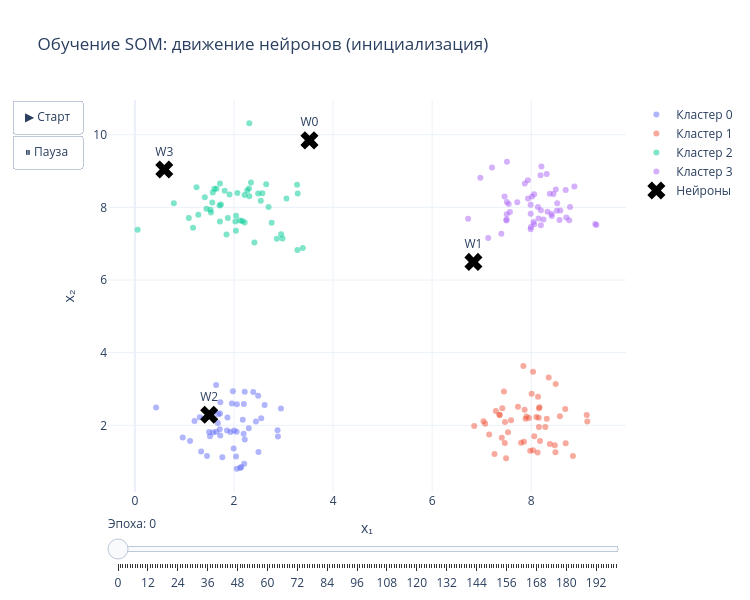

Here is the notebook cell this chart was saved with:
### Code cell
frames = []
for epoch_idx, snap in enumerate(som.history):
    frame_data = []
    for i in np.unique(y_true):
        mask = y_true == i
        frame_data.append(go.Scatter(
            x=X[mask, 0], y=X[mask, 1],
            mode="markers",
            marker=dict(size=6, color=colors[i], opacity=0.5),
            name=f"Кластер {i}",
            showlegend=(epoch_idx == 0),
        ))
    frame_data.append(go.Scatter(
        x=snap[:, 0], y=snap[:, 1],
        mode="markers+text",
        marker=dict(size=16, color="black", symbol="x"),
        text=[f"W{j}" for j in range(len(snap))],
        textposition="top center",
        name="Нейроны",
        showlegend=(epoch_idx == 0),
    ))
    subtitle = 'инициализация' if epoch_idx == 0 else f'эпоха {epoch_idx}'
    frames.append(go.Frame(
        data=frame_data,
        name=str(epoch_idx),
        layout=go.Layout(title=f'Обучение SOM: движение нейронов ({subtitle})')
    ))

fig_anim = go.Figure(
    data=frames[0].data,
    frames=frames,
    layout=go.Layout(
        title="Обучение SOM: движение нейронов (инициализация)",
        xaxis_title="x₁", yaxis_title="x₂",
        width=750, height=600,
        template="plotly_white",
        updatemenus=[dict(
            type="buttons",
            showactive=False,
            buttons=[
                dict(label="▶ Старт", method="animate",
                     args=[None, dict(frame=dict(duration=140, redraw=True), fromcurrent=True)]),
                dict(label="⏸ Пауза", method="animate",
                     args=[[None], dict(frame=dict(duration=0, redraw=False), mode="immediate")]),
            ],
        )],
        sliders=[dict(
            active=0,
            steps=[dict(args=[[str(i)], dict(frame=dict(duration=0, redraw=True), mode="immediate")],
                        method="animate", label=str(i)) for i in range(len(frames))],
            currentvalue=dict(prefix="Эпоха: "),
        )],
    ),
)
fig_anim.write_html(OUTPUTS / "02_som_training_animation.html")
fig_anim.show()

### Figure 1 — Plotly figure (JSON) as saved in the notebook; plotly's stock layout.template omitted (floating-point values rounded to 4 significant figures)
{"data": [{"marker": {"color": "#636EFA", "opacity": 0.5, "size": 6}, "mode": "markers", "name": "Кластер 0", "showlegend": true, "type": "scatter", "x": [2.298, 2.389, 1.86, 2.948, 1.718, 1.722, 2.145, 0.965, 1.392, 1.455, 2.879, 2.041, 1.673, 1.309, 1.64, 1.639, 1.992, 2.494, 2.125, 1.203, 2.443, 1.931, 1.113, 1.724, 2.206, 2.194, 1.594, 2.619, 1.496, 2.199, 1.712, 1.336, 2.488, 1.957, 2.217, 2.217, 1.979, 0.4282, 2.052, 2.055, 1.868, 2.887, 1.515, 2.549, 1.682, 2.058, 1.579, 1.765, 2.178, 2.003], "y": [1.917, 2.914, 1.86, 2.46, 2.326, 1.721, 0.852, 1.663, 2.189, 1.153, 1.865, 1.145, 2.067, 2.225, 1.825, 3.111, 1.365, 1.267, 0.8242, 2.118, 2.103, 1.819, 1.568, 2.634, 0.9422, 1.769, 2.367, 2.559, 1.814, 2.585, 1.889, 1.282, 2.814, 2.602, 1.613, 2.923, 2.939, 2.493, 1.821, 0.8075, 2.214, 1.689, 1.699, 2.197, 2.308, 2.581, 1.803, 1.122, 2.157, 1.859]}, {"marker": {"color": "#EF553B", "opacity": 0.5, "size": 6}, "mode": "markers", "name": "Кластер 1", "showlegend": true, "type": "scatter", "x": [7.151, 7.794, 7.903, 9.132, 8.155, 6.849, 8.036, 7.885, 7.979, 8.686, 8.475, 8.842, 8.352, 7.406, 8.06, 7.07, 7.363, 7.448, 7.53, 8.488, 8.136, 7.036, 8.156, 7.258, 8.313, 8.15, 7.592, 8.176, 9.119, 7.285, 7.415, 8.695, 8.578, 8.493, 7.853, 7.466, 7.954, 8.166, 8.008, 7.841, 8.375, 7.357, 7.866, 8.284, 7.492, 7.732, 8.128, 8.104, 7.47, 8.035], "y": [1.748, 1.519, 2.242, 2.105, 1.955, 1.984, 3.478, 2.181, 1.299, 2.451, 1.454, 1.159, 3.314, 1.66, 1.698, 2.041, 2.284, 2.93, 1.807, 1.261, 2.784, 2.111, 2.469, 1.208, 2.178, 2.208, 2.139, 1.571, 2.284, 2.394, 2.472, 1.508, 2.248, 3.138, 1.548, 1.511, 2.205, 2.496, 2.872, 3.632, 1.486, 2.289, 2.428, 1.956, 1.091, 2.514, 1.253, 2.231, 2.092, 1.314]}, {"marker": {"color": "#00CC96", "opacity": 0.5, "size": 6}, "mode": "markers", "name": "Кластер 2", "showlegend": true, "type": "scatter", "x": [2.215, 2.65, 1.173, 2.309, 2.309, 2.343, 2.572, 1.811, 1.536, 1.709, 3.389, 2.412, 1.717, 2.039, 1.571, 1.562, 2.027, 3.286, 0.7849, 1.603, 1.524, 2.303, 1.28, 1.715, 3.059, 1.243, 3.273, 1.088, 2.76, 2.266, 1.444, 0.05524, 1.848, 2.979, 1.736, 2.865, 2.698, 1.411, 2.119, 2.042, 2.068, 2.952, 3.28, 1.909, 2.169, 1.875, 1.646, 2.214, 2.54, 2.488], "y": [8.336, 8.632, 7.437, 8.308, 10.31, 8.681, 8.391, 8.455, 7.858, 8.049, 6.88, 7.032, 8.653, 7.353, 8.408, 8.13, 7.609, 8.38, 8.112, 8.511, 7.931, 8.519, 7.799, 7.608, 8.243, 8.551, 8.619, 7.709, 7.575, 8.465, 7.964, 7.385, 7.251, 7.142, 8.078, 7.138, 8.006, 8.277, 7.64, 7.769, 8.397, 7.257, 6.829, 8.353, 7.626, 7.704, 8.51, 7.584, 8.184, 8.378]}, {"marker": {"color": "#AB63FA", "opacity": 0.5, "size": 6}, "mode": "markers", "name": "Кластер 3", "showlegend": true, "type": "scatter", "x": [7.503, 8.448, 7.987, 8.767, 8.328, 7.869, 8.495, 8.783, 8.409, 8.194, 8.058, 7.509, 7.396, 8.695, 8.374, 7.993, 8.045, 8.585, 7.505, 8.248, 7.507, 8.147, 7.717, 7.131, 7.569, 8.187, 8.515, 7.989, 7.989, 8.194, 8.312, 7.935, 8.414, 8.134, 8.059, 8.015, 8.871, 9.292, 8.523, 9.314, 7.496, 6.726, 7.545, 8.205, 8.57, 7.461, 7.208, 8.708, 6.972, 7.931], "y": [7.664, 8.366, 8.07, 7.645, 7.879, 8.659, 8.488, 8.013, 7.814, 7.922, 8.357, 9.255, 7.271, 8.475, 8.377, 7.462, 7.594, 7.912, 7.807, 7.662, 8.146, 7.696, 8.139, 7.156, 7.872, 8.885, 7.904, 7.398, 7.827, 7.504, 8.92, 8.241, 7.759, 8.008, 7.536, 8.299, 8.576, 7.54, 8.11, 7.515, 7.64, 7.685, 8.09, 9.126, 7.654, 8.295, 9.099, 7.718, 8.812, 8.743]}, {"marker": {"color": "black", "size": 16, "symbol": "x"}, "mode": "markers+text", "name": "Нейроны", "showlegend": true, "text": ["W0", "W1", "W2", "W3"], "textposition": "top center", "type": "scatter", "x": [3.523, 6.833, 1.5, 0.593], "y": [9.843, 6.497, 2.29, 9.04]}], "layout": {"height": 600, "sliders": [{"active": 0, "currentvalue": {"prefix": "Эпоха: "}, "steps": [{"args": [["0"], {"frame": {"duration": 0, "redraw": true}, "mode": "immediate"}], "label": "0", "method": "animate"}, {"args": [["1"], {"frame": {"duration": 0, "redraw": true}, "mode": "immediate"}], "label": "1", "method": "animate"}, {"args": [["2"], {"frame": {"duration": 0, "redraw": true}, "mode": "immediate"}], "label": "2", "method": "animate"}, {"args": [["3"], {"frame": {"duration": 0, "redraw": true}, "mode": "immediate"}], "label": "3", "method": "animate"}, {"args": [["4"], {"frame": {"duration": 0, "redraw": true}, "mode": "immediate"}], "label": "4", "method": "animate"}, {"args": [["5"], {"frame": {"duration": 0, "redraw": true}, "mode": "immediate"}], "label": "5", "method": "animate"}, {"args": [["6"], {"frame": {"duration": 0, "redraw": true}, "mode": "immediate"}], "label": "6", "method": "animate"}, {"args": [["7"], {"frame": {"duration": 0, "redraw": true}, "mode": "immediate"}], "label": "7", "method": "animate"}, {"args": [["8"], {"frame": {"duration": 0, "redraw": true}, "mode": "immediate"}], "label": "8", "method": "animate"}, {"args": [["9"], {"frame": {"duration": 0, "redraw": true}, "mode": "immediate"}], "label": "9", "method": "animate"}, {"args": [["10"], {"frame": {"duration": 0, "redraw": true}, "mode": "immediate"}], "label": "10", "method": "animate"}, {"args": [["11"], {"frame": {"duration": 0, "redraw": true}, "mode": "immediate"}], "label": "11", "method": "animate"}, {"args": [["12"], {"frame": {"duration": 0, "redraw": true}, "mode": "immediate"}], "label": "12", "method": "animate"}, {"args": [["13"], {"frame": {"duration": 0, "redraw": true}, "mode": "immediate"}], "label": "13", "method": "animate"}, {"args": [["14"], {"frame": {"duration": 0, "redraw": true}, "mode": "immediate"}], "label": "14", "method": "animate"}, {"args": [["15"], {"frame": {"duration": 0, "redraw": true}, "mode": "immediate"}], "label": "15", "method": "animate"}, {"args": [["16"], {"frame": {"duration": 0, "redraw": true}, "mode": "immediate"}], "label": "16", "method": "animate"}, {"args": [["17"], {"frame": {"duration": 0, "redraw": true}, "mode": "immediate"}], "label": "17", "method": "animate"}, {"args": [["18"], {"frame": {"duration": 0, "redraw": true}, "mode": "immediate"}], "label": "18", "method": "animate"}, {"args": [["19"], {"frame": {"duration": 0, "redraw": true}, "mode": "immediate"}], "label": "19", "method": "animate"}, {"args": [["20"], {"frame": {"duration": 0, "redraw": true}, "mode": "immediate"}], "label": "20", "method": "animate"}, {"args": [["21"], {"frame": {"duration": 0, "redraw": true}, "mode": "immediate"}], "label": "21", "method": "animate"}, {"args": [["22"], {"frame": {"duration": 0, "redraw": true}, "mode": "immediate"}], "label": "22", "method": "animate"}, {"args": [["23"], {"frame": {"duration": 0, "redraw": true}, "mode": "immediate"}], "label": "23", "method": "animate"}, {"args": [["24"], {"frame": {"duration": 0, "redraw": true}, "mode": "immediate"}], "label": "24", "method": "animate"}, {"args": [["25"], {"frame": {"duration": 0, "redraw": true}, "mode": "immediate"}], "label": "25", "method": "animate"}, {"args": [["26"], {"frame": {"duration": 0, "redraw": true}, "mode": "immediate"}], "label": "26", "method": "animate"}, {"args": [["27"], {"frame": {"duration": 0, "redraw": true}, "mode": "immediate"}], "label": "27", "method": "animate"}, {"args": [["28"], {"frame": {"duration": 0, "redraw": true}, "mode": "immediate"}], "label": "28", "method": "animate"}, {"args": [["29"], {"frame": {"duration": 0, "redraw": true}, "mode": "immediate"}], "label": "29", "method": "animate"}, {"args": [["30"], {"frame": {"duration": 0, "redraw": true}, "mode": "immediate"}], "label": "30", "method": "animate"}, {"args": [["31"], {"frame": {"duration": 0, "redraw": true}, "mode": "immediate"}], "label": "31", "method": "animate"}, {"args": [["32"], {"frame": {"duration": 0, "redraw": true}, "mode": "immediate"}], "label": "32", "method": "animate"}, {"args": [["33"], {"frame": {"duration": 0, "redraw": true}, "mode": "immediate"}], "label": "33", "method": "animate"}, {"args": [["34"], {"frame": {"duration": 0, "redraw": true}, "mode": "immediate"}], "label": "34", "method": "animate"}, {"args": [["35"], {"frame": {"duration": 0, "redraw": true}, "mode": "immediate"}], "label": "35", "method": "animate"}, {"args": [["36"], {"frame": {"duration": 0, "redraw": true}, "mode": "immediate"}], "label": "36", "method": "animate"}, {"args": [["37"], {"frame": {"duration": 0, "redraw": true}, "mode": "immediate"}], "label": "37", "method": "animate"}, {"args": [["38"], {"frame": {"duration": 0, "redraw": true}, "mode": "immediate"}], "label": "38", "method": "animate"}, {"args": [["39"], {"frame": {"duration": 0, "redraw": true}, "mode": "immediate"}], "label": "39", "method": "animate"}, {"args": [["40"], {"frame": {"duration": 0, "redraw": true}, "mode": "immediate"}], "label": "40", "method": "animate"}, {"args": [["41"], {"frame": {"duration": 0, "redraw": true}, "mode": "immediate"}], "label": "41", "method": "animate"}, {"args": [["42"], {"frame": {"duration": 0, "redraw": true}, "mode": "immediate"}], "label": "42", "method": "animate"}, {"args": [["43"], {"frame": {"duration": 0, "redraw": true}, "mode": "immediate"}], "label": "43", "method": "animate"}, {"args": [["44"], {"frame": {"duration": 0, "redraw": true}, "mode": "immediate"}], "label": "44", "method": "animate"}, {"args": [["45"], {"frame": {"duration": 0, "redraw": true}, "mode": "immediate"}], "label": "45", "method": "animate"}, {"args": [["46"], {"frame": {"duration": 0, "redraw": true}, "mode": "immediate"}], "label": "46", "method": "animate"}, {"args": [["47"], {"frame": {"duration": 0, "redraw": true}, "mode": "immediate"}], "label": "47", "method": "animate"}, {"args": [["48"], {"frame": {"duration": 0, "redraw": true}, "mode": "immediate"}], "label": "48", "method": "animate"}, {"args": [["49"], {"frame": {"duration": 0, "redraw": true}, "mode": "immediate"}], "label": "49", "method": "animate"}, {"args": [["50"], {"frame": {"duration": 0, "redraw": true}, "mode": "immediate"}], "label": "50", "method": "animate"}, {"args": [["51"], {"frame": {"duration": 0, "redraw": true}, "mode": "immediate"}], "label": "51", "method": "animate"}, {"args": [["52"], {"frame": {"duration": 0, "redraw": true}, "mode": "immediate"}], "label": "52", "method": "animate"}, {"args": [["53"], {"frame": {"duration": 0, "redraw": true}, "mode": "immediate"}], "label": "53", "method": "animate"}, {"args": [["54"], {"frame": {"duration": 0, "redraw": true}, "mode": "immediate"}], "label": "54", "method": "animate"}, {"args": [["55"], {"frame": {"duration": 0, "redraw": true}, "mode": "immediate"}], "label": "55", "method": "animate"}, {"args": [["56"], {"frame": {"duration": 0, "redraw": true}, "mode": "immediate"}], "label": "56", "method": "animate"}, {"args": [["57"], {"frame": {"duration": 0, "redraw": true}, "mode": "immediate"}], "label": "57", "method": "animate"}, {"args": [["58"], {"frame": {"duration": 0, "redraw": true}, "mode": "immediate"}], "label": "58", "method": "animate"}, {"args": [["59"], {"frame": {"duration": 0, "redraw": true}, "mode": "immediate"}], "label": "59", "method": "animate"}, {"args": [["60"], {"frame": {"duration": 0, "redraw": true}, "mode": "immediate"}], "label": "60", "method": "animate"}, {"args": [["61"], {"frame": {"duration": 0, "redraw": true}, "mode": "immediate"}], "label": "61", "method": "animate"}, {"args": [["62"], {"frame": {"duration": 0, "redraw": true}, "mode": "immediate"}], "label": "62", "method": "animate"}, {"args": [["63"], {"frame": {"duration": 0, "redraw": true}, "mode": "immediate"}], "label": "63", "method": "animate"}, {"args": [["64"], {"frame": {"duration": 0, "redraw": true}, "mode": "immediate"}], "label": "64", "method": "animate"}, {"args": [["65"], {"frame": {"duration": 0, "redraw": true}, "mode": "immediate"}], "label": "65", "method": "animate"}, {"args": [["66"], {"frame": {"duration": 0, "redraw": true}, "mode": "immediate"}], "label": "66", "method": "animate"}, {"args": [["67"], {"frame": {"duration": 0, "redraw": true}, "mode": "immediate"}], "label": "67", "method": "animate"}, {"args": [["68"], {"frame": {"duration": 0, "redraw": true}, "mode": "immediate"}], "label": "68", "method": "animate"}, {"args": [["69"], {"frame": {"duration": 0, "redraw": true}, "mode": "immediate"}], "label": "69", "method": "animate"}, {"args": [["70"], {"frame": {"duration": 0, "redraw": true}, "mode": "immediate"}], "label": "70", "method": "animate"}, {"args": [["71"], {"frame": {"duration": 0, "redraw": true}, "mode": "immediate"}], "label": "71", "method": "animate"}, {"args": [["72"], {"frame": {"duration": 0, "redraw": true}, "mode": "immediate"}], "label": "72", "method": "animate"}, {"args": [["73"], {"frame": {"duration": 0, "redraw": true}, "mode": "immediate"}], "label": "73", "method": "animate"}, {"args": [["74"], {"frame": {"duration": 0, "redraw": true}, "mode": "immediate"}], "label": "74", "method": "animate"}, {"args": [["75"], {"frame": {"duration": 0, "redraw": true}, "mode": "immediate"}], "label": "75", "method": "animate"}, {"args": [["76"], {"frame": {"duration": 0, "redraw": true}, "mode": "immediate"}], "label": "76", "method": "animate"}, {"args": [["77"], {"frame": {"duration": 0, "redraw": true}, "mode": "immediate"}], "label": "77", "method": "animate"}, {"args": [["78"], {"frame": {"duration": 0, "redraw": true}, "mode": "immediate"}], "label": "78", "method": "animate"}, {"args": [["79"], {"frame": {"duration": 0, "redraw": true}, "mode": "immediate"}], "label": "79", "method": "animate"}, {"args": [["80"], {"frame": {"duration": 0, "redraw": true}, "mode": "immediate"}], "label": "80", "method": "animate"}, {"args": [["81"], {"frame": {"duration": 0, "redraw": true}, "mode": "immediate"}], "label": "81", "method": "animate"}, {"args": [["82"], {"frame": {"duration": 0, "redraw": true}, "mode": "immediate"}], "label": "82", "method": "animate"}, {"args": [["83"], {"frame": {"duration": 0, "redraw": true}, "mode": "immediate"}], "label": "83", "method": "animate"}, {"args": [["84"], {"frame": {"duration": 0, "redraw": true}, "mode": "immediate"}], "label": "84", "method": "animate"}, {"args": [["85"], {"frame": {"duration": 0, "redraw": true}, "mode": "immediate"}], "label": "85", "method": "animate"}, {"args": [["86"], {"frame": {"duration": 0, "redraw": true}, "mode": "immediate"}], "label": "86", "method": "animate"}, {"args": [["87"], {"frame": {"duration": 0, "redraw": true}, "mode": "immediate"}], "label": "87", "method": "animate"}, {"args": [["88"], {"frame": {"duration": 0, "redraw": true}, "mode": "immediate"}], "label": "88", "method": "animate"}, {"args": [["89"], {"frame": {"duration": 0, "redraw": true}, "mode": "immediate"}], "label": "89", "method": "animate"}, {"args": [["90"], {"frame": {"duration": 0, "redraw": true}, "mode": "immediate"}], "label": "90", "method": "animate"}, {"args": [["91"], {"frame": {"duration": 0, "redraw": true}, "mode": "immediate"}], "label": "91", "method": "animate"}, {"args": [["92"], {"frame": {"duration": 0, "redraw": true}, "mode": "immediate"}], "label": "92", "method": "animate"}, {"args": [["93"], {"frame": {"duration": 0, "redraw": true}, "mode": "immediate"}], "label": "93", "method": "animate"}, {"args": [["94"], {"frame": {"duration": 0, "redraw": true}, "mode": "immediate"}], "label": "94", "method": "animate"}, {"args": [["95"], {"frame": {"duration": 0, "redraw": true}, "mode": "immediate"}], "label": "95", "method": "animate"}, {"args": [["96"], {"frame": {"duration": 0, "redraw": true}, "mode": "immediate"}], "label": "96", "method": "animate"}, {"args": [["97"], {"frame": {"duration": 0, "redraw": true}, "mode": "immediate"}], "label": "97", "method": "animate"}, {"args": [["98"], {"frame": {"duration": 0, "redraw": true}, "mode": "immediate"}], "label": "98", "method": "animate"}, {"args": [["99"], {"frame": {"duration": 0, "redraw": true}, "mode": "immediate"}], "label": "99", "method": "animate"}, {"args": [["100"], {"frame": {"duration": 0, "redraw": true}, "mode": "immediate"}], "label": "100", "method": "animate"}, {"args": [["101"], {"frame": {"duration": 0, "redraw": true}, "mode": "immediate"}], "label": "101", "method": "animate"}, {"args": [["102"], {"frame": {"duration": 0, "redraw": true}, "mode": "immediate"}], "label": "102", "method": "animate"}, {"args": [["103"], {"frame": {"duration": 0, "redraw": true}, "mode": "immediate"}], "label": "103", "method": "animate"}, {"args": [["104"], {"frame": {"duration": 0, "redraw": true}, "mode": "immediate"}], "label": "104", "method": "animate"}, {"args": [["105"], {"frame": {"duration": 0, "redraw": true}, "mode": "immediate"}], "label": "105", "method": "animate"}, {"args": [["106"], {"frame": {"duration": 0, "redraw": true}, "mode": "immediate"}], "label": "106", "method": "animate"}, {"args": [["107"], {"frame": {"duration": 0, "redraw": true}, "mode": "immediate"}], "label": "107", "method": "animate"}, {"args": [["108"], {"frame": {"duration": 0, "redraw": true}, "mode": "immediate"}], "label": "108", "method": "animate"}, {"args": [["109"], {"frame": {"duration": 0, "redraw": true}, "mode": "immediate"}], "label": "109", "method": "animate"}, {"args": [["110"], {"frame": {"duration": 0, "redraw": true}, "mode": "immediate"}], "label": "110", "method": "animate"}, {"args": [["111"], {"frame": {"duration": 0, "redraw": true}, "mode": "immediate"}], "label": "111", "method": "animate"}, {"args": [["112"], {"frame": {"duration": 0, "redraw": true}, "mode": "immediate"}], "label": "112", "method": "animate"}, {"args": [["113"], {"frame": {"duration": 0, "redraw": true}, "mode": "immediate"}], "label": "113", "method": "animate"}, {"args": [["114"], {"frame": {"duration": 0, "redraw": true}, "mode": "immediate"}], "label": "114", "method": "animate"}, {"args": [["115"], {"frame": {"duration": 0, "redraw": true}, "mode": "immediate"}], "label": "115", "method": "animate"}, {"args": [["116"], {"frame": {"duration": 0, "redraw": true}, "mode": "immediate"}], "label": "116", "method": "animate"}, {"args": [["117"], {"frame": {"duration": 0, "redraw": true}, "mode": "immediate"}], "label": "117", "method": "animate"}, {"args": [["118"], {"frame": {"duration": 0, "redraw": true}, "mode": "immediate"}], "label": "118", "method": "animate"}, {"args": [["119"], {"frame": {"duration": 0, "redraw": true}, "mode": "immediate"}], "label": "119", "method": "animate"}, {"args": [["120"], {"frame": {"duration": 0, "redraw": true}, "mode": "immediate"}], "label": "120", "method": "animate"}, {"args": [["121"], {"frame": {"duration": 0, "redraw": true}, "mode": "immediate"}], "label": "121", "method": "animate"}, {"args": [["122"], {"frame": {"duration": 0, "redraw": true}, "mode": "immediate"}], "label": "122", "method": "animate"}, {"args": [["123"], {"frame": {"duration": 0, "redraw": true}, "mode": "immediate"}], "label": "123", "method": "animate"}, {"args": [["124"], {"frame": {"duration": 0, "redraw": true}, "mode": "immediate"}], "label": "124", "method": "animate"}, {"args": [["125"], {"frame": {"duration": 0, "redraw": true}, "mode": "immediate"}], "label": "125", "method": "animate"}, {"args": [["126"], {"frame": {"duration": 0, "redraw": true}, "mode": "immediate"}], "label": "126", "method": "animate"}, {"args": [["127"], {"frame": {"duration": 0, "redraw": true}, "mode": "immediate"}], "label": "127", "method": "animate"}, {"args": [["128"], {"frame": {"duration": 0, "redraw": true}, "mode": "immediate"}], "label": "128", "method": "animate"}, {"args": [["129"], {"frame": {"duration": 0, "redraw": true}, "mode": "immediate"}], "label": "129", "method": "animate"}, {"args": [["130"], {"frame": {"duration": 0, "redraw": true}, "mode": "immediate"}], "label": "130", "method": "animate"}, {"args": [["131"], {"frame": {"duration": 0, "redraw": true}, "mode": "immediate"}], "label": "131", "method": "animate"}, {"args": [["132"], {"frame": {"duration": 0, "redraw": true}, "mode": "immediate"}], "label": "132", "method": "animate"}, {"args": [["133"], {"frame": {"duration": 0, "redraw": true}, "mode": "immediate"}], "label": "133", "method": "animate"}, {"args": [["134"], {"frame": {"duration": 0, "redraw": true}, "mode": "immediate"}], "label": "134", "method": "animate"}, {"args": [["135"], {"frame": {"duration": 0, "redraw": true}, "mode": "immediate"}], "label": "135", "method": "animate"}, {"args": [["136"], {"frame": {"duration": 0, "redraw": true}, "mode": "immediate"}], "label": "136", "method": "animate"}, {"args": [["137"], {"frame": {"duration": 0, "redraw": true}, "mode": "immediate"}], "label": "137", "method": "animate"}, {"args": [["138"], {"frame": {"duration": 0, "redraw": true}, "mode": "immediate"}], "label": "138", "method": "animate"}, {"args": [["139"], {"frame": {"duration": 0, "redraw": true}, "mode": "immediate"}], "label": "139", "method": "animate"}, {"args": [["140"], {"frame": {"duration": 0, "redraw": true}, "mode": "immediate"}], "label": "140", "method": "animate"}, {"args": [["141"], {"frame": {"duration": 0, "redraw": true}, "mode": "immediate"}], "label": "141", "method": "animate"}, {"args": [["142"], {"frame": {"duration": 0, "redraw": true}, "mode": "immediate"}], "label": "142", "method": "animate"}, {"args": [["143"], {"frame": {"duration": 0, "redraw": true}, "mode": "immediate"}], "label": "143", "method": "animate"}, {"args": [["144"], {"frame": {"duration": 0, "redraw": true}, "mode": "immediate"}], "label": "144", "method": "animate"}, {"args": [["145"], {"frame": {"duration": 0, "redraw": true}, "mode": "immediate"}], "label": "145", "method": "animate"}, {"args": [["146"], {"frame": {"duration": 0, "redraw": true}, "mode": "immediate"}], "label": "146", "method": "animate"}, {"args": [["147"], {"frame": {"duration": 0, "redraw": true}, "mode": "immediate"}], "label": "147", "method": "animate"}, {"args": [["148"], {"frame": {"duration": 0, "redraw": true}, "mode": "immediate"}], "label": "148", "method": "animate"}, {"args": [["149"], {"frame": {"duration": 0, "redraw": true}, "mode": "immediate"}], "label": "149", "method": "animate"}, {"args": [["150"], {"frame": {"duration": 0, "redraw": true}, "mode": "immediate"}], "label": "150", "method": "animate"}, {"args": [["151"], {"frame": {"duration": 0, "redraw": true}, "mode": "immediate"}], "label": "151", "method": "animate"}, {"args": [["152"], {"frame": {"duration": 0, "redraw": true}, "mode": "immediate"}], "label": "152", "method": "animate"}, {"args": [["153"], {"frame": {"duration": 0, "redraw": true}, "mode": "immediate"}], "label": "153", "method": "animate"}, {"args": [["154"], {"frame": {"duration": 0, "redraw": true}, "mode": "immediate"}], "label": "154", "method": "animate"}, {"args": [["155"], {"frame": {"duration": 0, "redraw": true}, "mode": "immediate"}], "label": "155", "method": "animate"}, {"args": [["156"], {"frame": {"duration": 0, "redraw": true}, "mode": "immediate"}], "label": "156", "method": "animate"}, {"args": [["157"], {"frame": {"duration": 0, "redraw": true}, "mode": "immediate"}], "label": "157", "method": "animate"}, {"args": [["158"], {"frame": {"duration": 0, "redraw": true}, "mode": "immediate"}], "label": "158", "method": "animate"}, {"args": [["159"], {"frame": {"duration": 0, "redraw": true}, "mode": "immediate"}], "label": "159", "method": "animate"}, {"args": [["160"], {"frame": {"duration": 0, "redraw": true}, "mode": "immediate"}], "label": "160", "method": "animate"}, {"args": [["161"], {"frame": {"duration": 0, "redraw": true}, "mode": "immediate"}], "label": "161", "method": "animate"}, {"args": [["162"], {"frame": {"duration": 0, "redraw": true}, "mode": "immediate"}], "label": "162", "method": "animate"}, {"args": [["163"], {"frame": {"duration": 0, "redraw": true}, "mode": "immediate"}], "label": "163", "method": "animate"}, {"args": [["164"], {"frame": {"duration": 0, "redraw": true}, "mode": "immediate"}], "label": "164", "method": "animate"}, {"args": [["165"], {"frame": {"duration": 0, "redraw": true}, "mode": "immediate"}], "label": "165", "method": "animate"}, {"args": [["166"], {"frame": {"duration": 0, "redraw": true}, "mode": "immediate"}], "label": "166", "method": "animate"}, {"args": [["167"], {"frame": {"duration": 0, "redraw": true}, "mode": "immediate"}], "label": "167", "method": "animate"}, {"args": [["168"], {"frame": {"duration": 0, "redraw": true}, "mode": "immediate"}], "label": "168", "method": "animate"}, {"args": [["169"], {"frame": {"duration": 0, "redraw": true}, "mode": "immediate"}], "label": "169", "method": "animate"}, {"args": [["170"], {"frame": {"duration": 0, "redraw": true}, "mode": "immediate"}], "label": "170", "method": "animate"}, {"args": [["171"], {"frame": {"duration": 0, "redraw": true}, "mode": "immediate"}], "label": "171", "method": "animate"}, {"args": [["172"], {"frame": {"duration": 0, "redraw": true}, "mode": "immediate"}], "label": "172", "method": "animate"}, {"args": [["173"], {"frame": {"duration": 0, "redraw": true}, "mode": "immediate"}], "label": "173", "method": "animate"}, {"args": [["174"], {"frame": {"duration": 0, "redraw": true}, "mode": "immediate"}], "label": "174", "method": "animate"}, {"args": [["175"], {"frame": {"duration": 0, "redraw": true}, "mode": "immediate"}], "label": "175", "method": "animate"}, {"args": [["176"], {"frame": {"duration": 0, "redraw": true}, "mode": "immediate"}], "label": "176", "method": "animate"}, {"args": [["177"], {"frame": {"duration": 0, "redraw": true}, "mode": "immediate"}], "label": "177", "method": "animate"}, {"args": [["178"], {"frame": {"duration": 0, "redraw": true}, "mode": "immediate"}], "label": "178", "method": "animate"}, {"args": [["179"], {"frame": {"duration": 0, "redraw": true}, "mode": "immediate"}], "label": "179", "method": "animate"}, {"args": [["180"], {"frame": {"duration": 0, "redraw": true}, "mode": "immediate"}], "label": "180", "method": "animate"}, {"args": [["181"], {"frame": {"duration": 0, "redraw": true}, "mode": "immediate"}], "label": "181", "method": "animate"}, {"args": [["182"], {"frame": {"duration": 0, "redraw": true}, "mode": "immediate"}], "label": "182", "method": "animate"}, {"args": [["183"], {"frame": {"duration": 0, "redraw": true}, "mode": "immediate"}], "label": "183", "method": "animate"}, {"args": [["184"], {"frame": {"duration": 0, "redraw": true}, "mode": "immediate"}], "label": "184", "method": "animate"}, {"args": [["185"], {"frame": {"duration": 0, "redraw": true}, "mode": "immediate"}], "label": "185", "method": "animate"}, {"args": [["186"], {"frame": {"duration": 0, "redraw": true}, "mode": "immediate"}], "label": "186", "method": "animate"}, {"args": [["187"], {"frame": {"duration": 0, "redraw": true}, "mode": "immediate"}], "label": "187", "method": "animate"}, {"args": [["188"], {"frame": {"duration": 0, "redraw": true}, "mode": "immediate"}], "label": "188", "method": "animate"}, {"args": [["189"], {"frame": {"duration": 0, "redraw": true}, "mode": "immediate"}], "label": "189", "method": "animate"}, {"args": [["190"], {"frame": {"duration": 0, "redraw": true}, "mode": "immediate"}], "label": "190", "method": "animate"}, {"args": [["191"], {"frame": {"duration": 0, "redraw": true}, "mode": "immediate"}], "label": "191", "method": "animate"}, {"args": [["192"], {"frame": {"duration": 0, "redraw": true}, "mode": "immediate"}], "label": "192", "method": "animate"}, {"args": [["193"], {"frame": {"duration": 0, "redraw": true}, "mode": "immediate"}], "label": "193", "method": "animate"}, {"args": [["194"], {"frame": {"duration": 0, "redraw": true}, "mode": "immediate"}], "label": "194", "method": "animate"}, {"args": [["195"], {"frame": {"duration": 0, "redraw": true}, "mode": "immediate"}], "label": "195", "method": "animate"}, {"args": [["196"], {"frame": {"duration": 0, "redraw": true}, "mode": "immediate"}], "label": "196", "method": "animate"}, {"args": [["197"], {"frame": {"duration": 0, "redraw": true}, "mode": "immediate"}], "label": "197", "method": "animate"}, {"args": [["198"], {"frame": {"duration": 0, "redraw": true}, "mode": "immediate"}], "label": "198", "method": "animate"}, {"args": [["199"], {"frame": {"duration": 0, "redraw": true}, "mode": "immediate"}], "label": "199", "method": "animate"}, {"args": [["200"], {"frame": {"duration": 0, "redraw": true}, "mode": "immediate"}], "label": "200", "method": "animate"}]}], "title": {"text": "Обучение SOM: движение нейронов (инициализация)"}, "updatemenus": [{"buttons": [{"args": [null, {"frame": {"duration": 140, "redraw": true}, "fromcurrent": true}], "label": "▶ Старт", "method": "animate"}, {"args": [[null], {"frame": {"duration": 0, "redraw": false}, "mode": "immediate"}], "label": "⏸ Пауза", "method": "animate"}], "showactive": false, "type": "buttons"}], "width": 750, "xaxis": {"title": {"text": "x₁"}}, "yaxis": {"title": {"text": "x₂"}}}}
